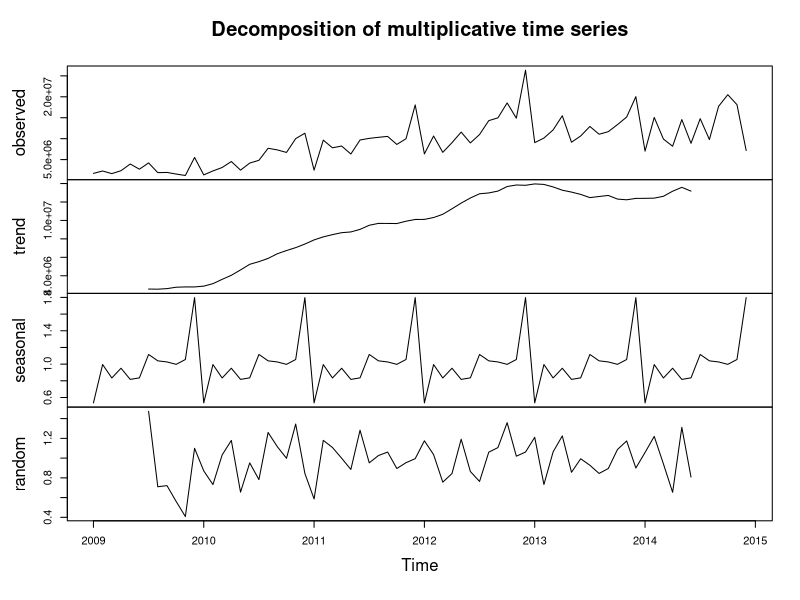

This figure's R source: (Note: this script raises an error after producing the figure.)
setwd("D:\\GitHub\\OCS_time_series")
# options(OutDec= ".")
data <- read.csv("LR_cisco_DIFF-RBU.csv", dec=",", header=FALSE, sep = ";", stringsAsFactors=TRUE)
myvector <- as.vector(as.matrix(data[1,c(2:73)]))
myts <- ts(myvector, start=c(2009, 1), end=c(2014, 12), frequency=12)
plot(decompose(myts, type="multiplicative"))

library(tseries)
library(forecast)
adf.test(myts, alternative=c('stationary'))
#С другой стороны, с достаточно высокой степенью уверенности можно утверждать, что разности первого порядка ряда стационарны, т.е. это интегрированный временной ряд первого порядка (этот факт в дальнейшем позволит нам применить методологию Бокса — Дженкинса).
adf.test(diff(myts), alternative=c('stationary'))
ndiffs(myts)

# ARIMA
#test <- ts(myvector[69:71], start=c(2014, 9), end=c(2014, 11), frequency=12)
#h <- length(test)
h <- 4
train <- ts(myvector, start=c(2009, 1), end=c(2014, 11), frequency=12)

fit.arima <- auto.arima(train, lambda=L)
fcast.arima <- forecast(fit.arima, h, lambda=L)

fit.nn <- nnetar(train, size=7, lambda=L)
fcast.nn <- forecast(fit.nn, h, lambda=L)

fit.tbats <-tbats(train, lambda=L)
fcast.tbats <- forecast(fit.tbats, h, lambda=L)

par(mfrow=c(3, 1))
plot(fcast.arima, include=3*h)
plot(fcast.nn, include=3*h)
plot(fcast.tbats, include=3*h)

# par(mfrow=c(1, 1))
#plot(test, type="l", col="red", lwd=5, xlab="Day", ylab="Price, $", main="December prices",
#     ylim=c(min(test, fcast.arima$mean, fcast.tbats$mean, fcast.nn$mean),
#            max(test, fcast.arima$mean, fcast.tbats$mean, fcast.nn$mean)))
#plot(as.numeric(test), type="l", col="red", lwd=5, xlab="Day", ylab="Price, $", main="December prices", ylim(C(10000000,25000000)))
#lines(as.numeric(fcast.nn$mean), col="green", lwd=3,lty=2)
#lines(as.numeric(fcast.tbats$mean), col="magenta", lwd=3,lty=2)
#lines(as.numeric(fcast.arima$mean), col="blue", lwd=3, lty=2)
#lines(fcast.nn$mean, col="green", lwd=3,lty=2)
#lines(fcast.tbats$mean, col="magenta", lwd=3,lty=2)
#lines(fcast.arima$mean, col="blue", lwd=3, lty=2)
#legend("topright", legend=c("Real Data","NeuralNet","TBATS", "ARIMA"), 
#       col=c("red","green", "magenta","blue"), lty=c(1,2,2,2), lwd=c(5,3,3,3))
grid()
